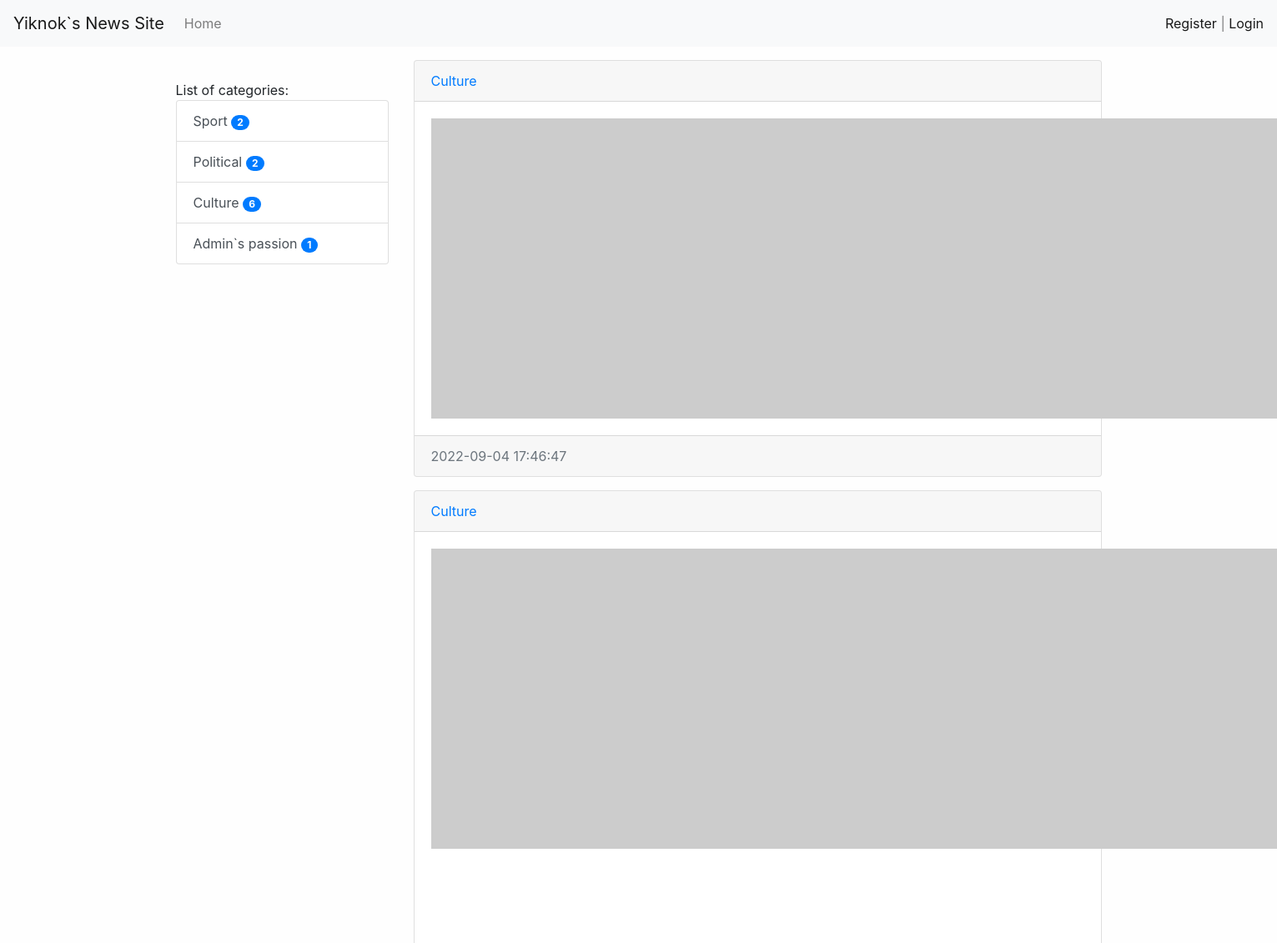
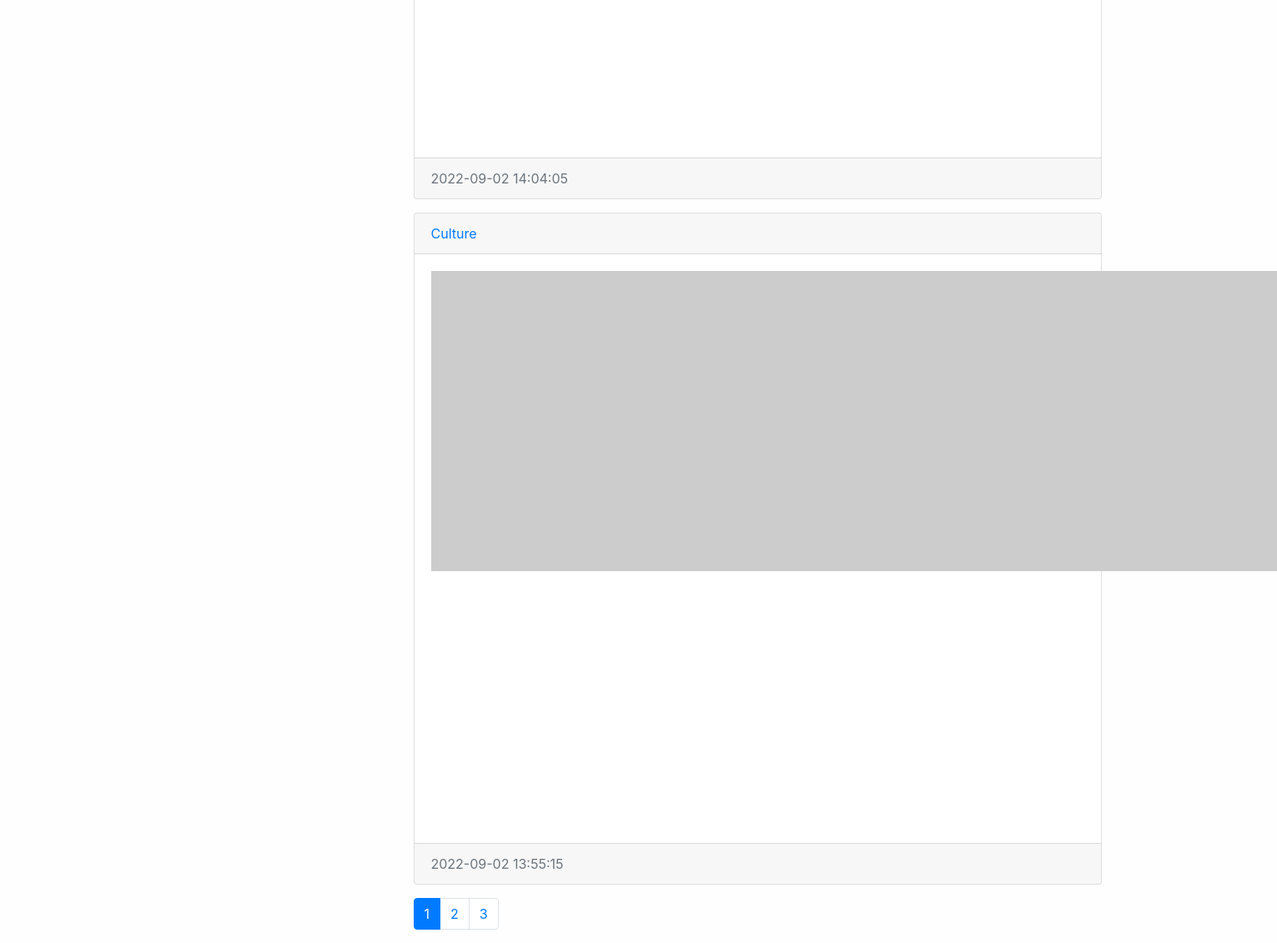
The page / on the database its author committed (2 pictures, top to bottom).
### news/models.py (models this page shows, shortened)
class Category(models.Model):
    title = models.CharField(max_length=150, db_index=True, verbose_name='Category title')
    def get_absolute_url(self):
        return reverse('category',kwargs={'category_id':self.pk})
    class Meta:
        verbose_name = 'Category'
        verbose_name_plural = 'Categories'
        ordering = ['title']

class News(models.Model):
    title = models.CharField(max_length=150, verbose_name='News Title')
    content = models.TextField(blank=True, verbose_name='News Content')
    created_at = models.DateTimeField(auto_now_add=True, verbose_name='Created At:')
    updated_at = models.DateTimeField(auto_now=True, verbose_name='Last Update:')
    photo = models.ImageField(upload_to='photos/%Y/%m/%d', blank=True, verbose_name='Photo')
    is_published=models.BooleanField(default=True,verbose_name='Published')
    category = models.ForeignKey('Category', on_delete=models.PROTECT, verbose_name='News Category')
    views = models.IntegerField(default=0)
    def get_absolute_url(self):
        return reverse('view_news',kwargs={'pk':self.pk})
    class Meta:
        verbose_name = 'News'
        verbose_name_plural = 'News'
        ordering = ['-created_at']

### news/views.py (the view)
# urls.py: path('', HomeNews.as_view(), name='home'),
class HomeNews(MyMixin, ListView):
    model = News
    template_name = 'news/class_index.html'
    context_object_name = 'news'
    paginate_by = 3
    def get_context_data(self, *, object_list=None, **kwargs):
        context = super().get_context_data(**kwargs)
        context['title'] = self.get_upper('Home page')
        return context
    def get_queryset(self):
        return News.objects.filter(is_published=True).select_related('category')

### news/templatetags/news_tags.py (called while the page is built)
@register.simple_tag()
def get_categories():
    return Category.objects.all()

@register.inclusion_tag('news/list_categories.html')
def show_categories(arg1, arg2):
    categories = Category.objects.annotate(cnt=Count('news',filter=F('news__is_published'))).filter(cnt__gt=0)
    return {'categories': categories, 'arg1': arg1, 'arg2': arg2}

### news/utils.py (called while the page is built)
    def get_upper(self, string):
        if isinstance(string, str):
            return string.upper()
        else:
            return string.title.upper()

### news/templates/news/class_index.html (shortened to what this page needs)
{% extends 'base.html' %}
{%block sidebar%}
{%include 'inc/_sidebar.html'%}
{%endblock%}
{%block content%}
{% for item in news%}
<div class="card mb-3">
    <div class="card-header">
        <a href="{{item.category.get_absolute_url}}">{{item.category.title}}</a>
    </div>
    <div class="card-body">
        <div class="media">
            {%if item.photo%}
            <img src="{{item.photo.url}}" width="360" class="mr-3">
            {%else%}
            <img src="https://picsum.photos/id/1060/360/205?blur=2" class="mr-3">
            {%endif%}
        </div>
    </div>
    <div class="card-footer text-muted">
        {{item.created_at | date:'Y-m-d H:i:s'}}
    </div>
</div>
{%endfor%}
{%endblock%}

### news/templates/news/list_categories.html
<div class="list-group">
    {{arg1}} {{arg2}}
    {%for item in categories%}
    <a href="{{item.get_absolute_url}}" class="list-group-item list-group-item-action">{{item.title}}     <span class="badge badge-primary badge-pill">{{item.cnt}}</span>
</a>
    {%endfor%}
</div>

### djangoPractice/static/css/style.css (style rules this page uses)
body { background-color : #fefefe; }

### rows shown on the page
Category: title "Sport", cnt "2"
Category: title "Political", cnt "2"
Category: title "Culture", cnt "6"
Category: title "Admin`s passion", cnt "1"
News: category "Culture", created_at "2022-09-04 17:46:47"
News: category "Culture", created_at "2022-09-02 14:04:05"
News: category "Culture", created_at "2022-09-02 13:55:15"

### other values the page prints
{{ arg1 }} "List of"
{{ arg2 }} "categories:"
{{ page_num }} "1"
{{ page_num }} "2" "3"
